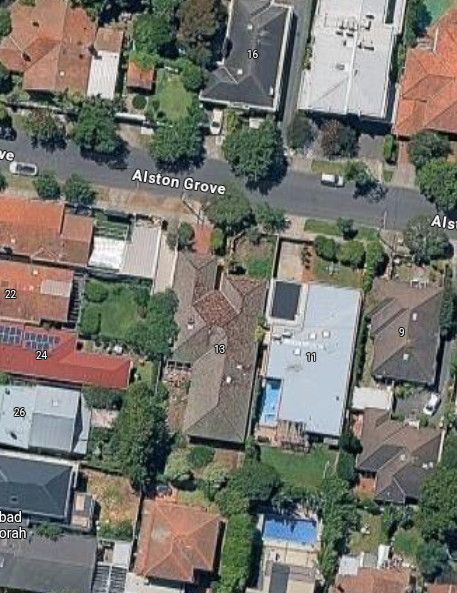
#> input picture houses.png, 457 x 593 px
$ python house_orientation_v2.py
#> lines starting #> are read from the running program, lines starting #| are printed output that depends on the picture; after the words box and inside, x2 and y2 are one past the last pixel; in counts of white or black regions, pixels touching at a corner belong together
#> in find_orientation, img is the input picture: shape (593, 457, 3); mean B, G, R 108.4, 116.6, 117.5
import cv2
import numpy as np
import pytesseract
import math

def bearing_from_vec(dx, dy):
    ang = math.degrees(math.atan2(dx, -dy)) % 360
    return ang

def compass8(b):
    dirs = ["N","NE","E","SE","S","SW","W","NW"]
    return dirs[int((b + 22.5)//45)%8]

def get_text_boxes(image):
    """Run OCR and return (text, (cx, cy)) for each detected word."""
    gray = cv2.cvtColor(image, cv2.COLOR_BGR2GRAY)
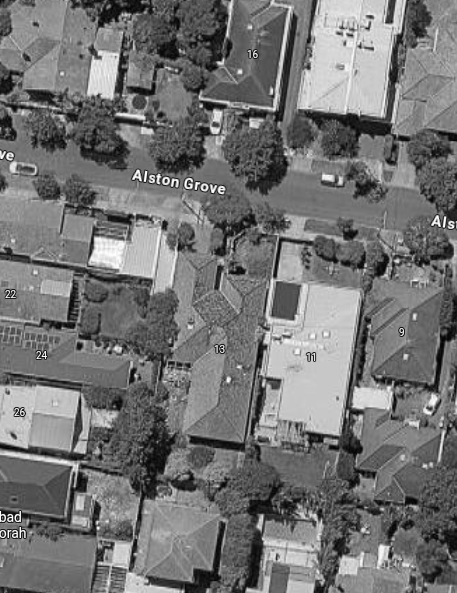
#> gray: shape (593, 457); min 1, max 255, mean 115.9
    blur = cv2.GaussianBlur(gray, (3,3), 0)
    thresh = cv2.threshold(blur, 180, 255, cv2.THRESH_BINARY)[1]
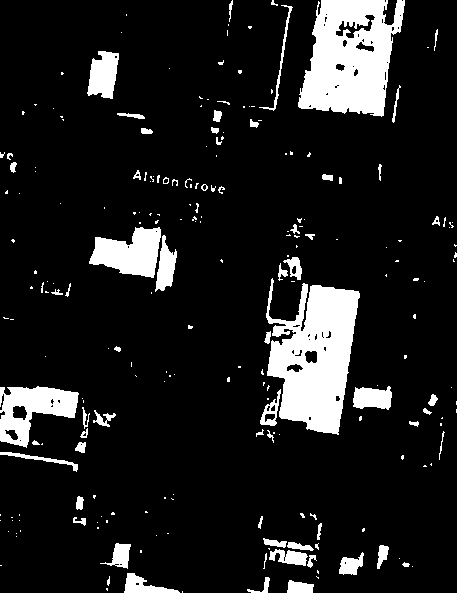
#> thresh: shape (593, 457); 11.7% white; 228 white regions (159 under 20 px), largest, box (x1, y1, x2, y2) and area: (266, 278, 360, 435) 9171, (298, 0, 405, 117) 8510, (0, 386, 79, 448) 2607

    data = pytesseract.image_to_data(thresh, output_type=pytesseract.Output.DICT)
    results = []
    for i, text in enumerate(data["text"]):
        if text.strip():
            (x, y, w, h) = (data["left"][i], data["top"][i],
                            data["width"][i], data["height"][i])
            cx, cy = x + w/2, y + h/2
            results.append((text.strip(), (cx, cy)))
    return results

def find_orientation(img_path, target_label):
    img = cv2.imread(img_path)
    texts = get_text_boxes(img)

    # locate the house label (e.g., "13")
    house_points = [p for t, p in texts if t == str(target_label)]
    if not house_points:
        raise ValueError(f"Could not find label {target_label}")
    house = np.mean(house_points, axis=0)

    # locate road labels (heuristic: long words, likely top of image)
    road_candidates = [(t, p) for t, p in texts if len(t) > 4]
    if not road_candidates:
        raise ValueError("No road label detected")
    # pick nearest road
    road, road_point = min(road_candidates,
                           key=lambda tp: np.linalg.norm(np.array(tp[1]) - house))

    # compute vector & bearing
    dx, dy = road_point[0] - house[0], road_point[1] - house[1]
    b = bearing_from_vec(dx, dy)
    dir8 = compass8(b)

    # visualize
    vis = img.copy()
    cv2.arrowedLine(vis, tuple(np.int32(house)),
                    tuple(np.int32(road_point)), (0,255,255), 2, tipLength=0.1)
    cv2.putText(vis, f"{dir8} ({b:.1f}°)", (20,40),
                cv2.FONT_HERSHEY_SIMPLEX, 1, (0,255,0), 2)
    cv2.imshow("Result", vis)
    cv2.waitKey(0)
    cv2.destroyAllWindows()

    print(f"House {target_label} faces {dir8} ({b:.1f}°) toward {road}")

if __name__ == "__main__":
    find_orientation("houses.png", target_label=13)
#> (the call stopped at in get_text_boxes, `data = pytesseract.image_to_data(thresh, output_type=pytesseract.Outpu..`: pytesseract is not available in this run)
